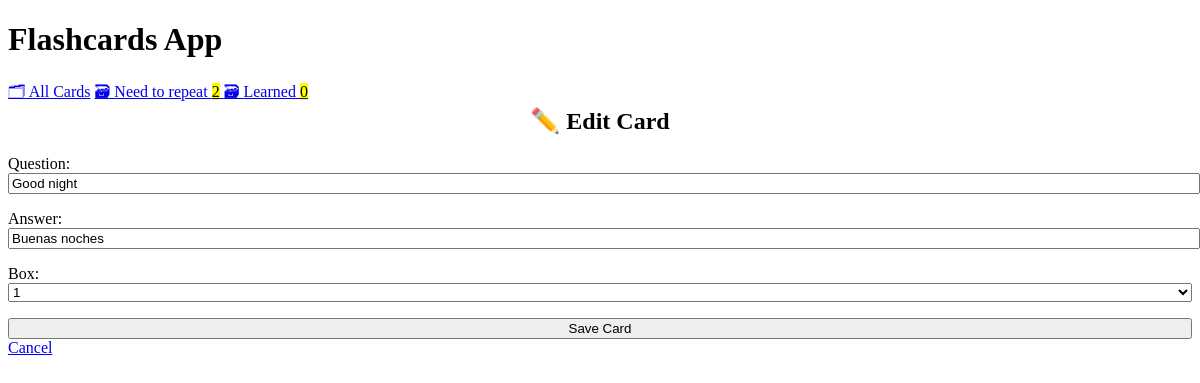
Screenshot of /edit/11 with the database file from the repository.
### cards/models.py (models this page shows, shortened)
class Card(models.Model):
    question = models.CharField(max_length=100)
    answer = models.CharField(max_length=100)
    box = models.IntegerField(
        choices=zip(BOXES, BOXES),
        default=BOXES[0],
    )
    date_created = models.DateTimeField(auto_now_add=True)

### cards/views.py (the view, shortened to what this page needs)
class CardUpdateView(UpdateView):
    model = Card
    fields = ["question", "answer", "box"]
    success_url = reverse_lazy("card-list")

### cards/templatetags/cards_tags.py (called while the page is built)
@register.inclusion_tag("cards/box_links.html")
def boxes_as_links():
    boxes = [
        {"number": 1, "name": "Need to repeat", "card_count": Card.objects.filter(box=1).count()},
        {"number": 2, "name": "Learned", "card_count": Card.objects.filter(box=2).count()},
    ]
    return {"boxes": boxes}

### cards/templates/cards/card_form.html (shortened to what this page needs)
{% extends "cards/base.html" %}
{% block content %}
    {% if card %}
        <h2>✏️ Edit Card </h2>
    {% else %}
        <h2>✨ Create New Card</h2>
    {% endif %}
    <form method="post">
        {{ form.as_p }}
        <input type="submit" value="Save Card">
    </form>
    <a href="{% url 'card-list' %}">
        Cancel
    </a>
{% endblock %}

### cards/templates/cards/base.html (style rules this page uses)
:root { --accent: #6e48ad; --accent-bg: white; --bg: #fff; --text: #212121; --text-light: #585858; --border: #d8dae1; --code: #d81b60; --preformatted: #444; }
h2 { text-align: center; }
h2, h4 { margin-top: 0; }
input, select, textarea { width: 100%; }

### rows the page displays
Card: question "Good night", answer "Buenas noches", box "1"

### other values shown
{{ box.name }} "Need to repeat" "Learned"
{{ box.card_count }} "2" "0"
